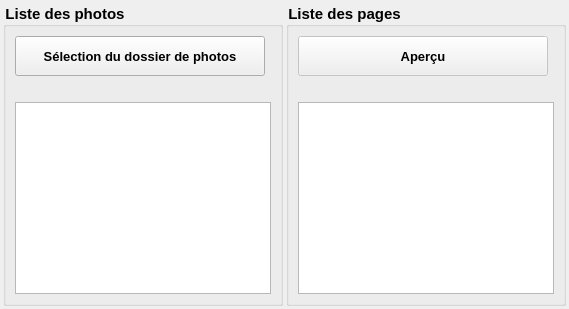
       <widget class="QFrame" name="fListPhotos">
        <layout class="QGridLayout" name="gridLayout_4">
         <property name="leftMargin">
          <number>3</number>
         </property>
         <property name="topMargin">
          <number>3</number>
         </property>
         <property name="rightMargin">
          <number>3</number>
         </property>
         <property name="bottomMargin">
          <number>3</number>
         </property>
         <property name="spacing">
          <number>3</number>
         </property>
         <item row="0" column="1">
          <widget class="QGroupBox" name="gbPages">
           <property name="styleSheet">
            <string notr="true">
QGroupBox
{
	color : black;

	font-style: normal;
	font-size: 11pt;
	font-weight: bold;
}
</string>
           </property>
           <property name="title">
            <string>Liste des pages</string>
           </property>
           <layout class="QGridLayout" name="gridLayout_6">
            <item row="0" column="0">
             <widget class="QPushButton" name="pbPreview">
              <property name="enabled">
               <bool>false</bool>
              </property>
              <property name="minimumSize">
               <size>
                <width>200</width>
                <height>40</height>
               </size>
              </property>
              <property name="maximumSize">
               <size>
                <width>250</width>
                <height>40</height>
               </size>
              </property>
              <property name="styleSheet">
               <string notr="true">QPushButton
{
	color : black;

	font-style: normal;
	font-size: 10pt;
	font-weight: bold;
}
</string>
              </property>
              <property name="text">
               <string>Aperçu</string>
              </property>
             </widget>
            </item>
            <item row="2" column="0">
             <widget class="QListWidget" name="lwPages">
              <property name="minimumSize">
               <size>
                <width>0</width>
                <height>50</height>
               </size>
              </property>
              <property name="maximumSize">
               <size>
                <width>10000</width>
                <height>16777215</height>
               </size>
              </property>
             </widget>
            </item>
            <item row="1" column="0">
             <widget class="QLabel" name="laWhite1">
              <property name="text">
               <string/>
              </property>
             </widget>
            </item>
           </layout>
          </widget>
         </item>
         <item row="0" column="0">
          <widget class="QGroupBox" name="gbListPhotos">
           <property name="styleSheet">
            <string notr="true">
QGroupBox
{
	color : black;

	font-style: normal;
	font-size: 11pt;
	font-weight: bold;
}
</string>
           </property>
           <property name="title">
            <string>Liste des photos</string>
           </property>
           <layout class="QGridLayout" name="gridLayout_5">
            <item row="4" column="0">
             <widget class="QListWidget" name="lwPhotos">
              <property name="minimumSize">
               <size>
                <width>0</width>
                <height>50</height>
               </size>
              </property>
              <property name="maximumSize">
               <size>
                <width>10000</width>
                <height>16777215</height>
               </size>
              </property>
             </widget>
            </item>
            <item row="2" column="0">
             <widget class="QPushButton" name="pbSelectPhotos">
              <property name="minimumSize">
               <size>
                <width>0</width>
                <height>40</height>
               </size>
              </property>
              <property name="maximumSize">
               <size>
                <width>250</width>
                <height>40</height>
               </size>
              </property>
              <property name="styleSheet">
               <string notr="true">/*
QPushButton {
    border: 1px solid #8f8f91;
    border-radius: 6px;
    background-color: qlineargradient(x1: 0, y1: 0, x2: 0, y2: 1,
                                      stop: 0 #f6f7fa, stop: 1 #dadbde);
    min-width: 80px;
}

QPushButton:pressed {
    background-color: qlineargradient(x1: 0, y1: 0, x2: 0, y2: 1,
                                      stop: 0 #dadbde, stop: 1 #f6f7fa);
}

QPushButton:flat {
    border: none; 
}

QPushButton:default {
    border-color: navy; 
}
*/




QPushButton
{
	color : black;

	font-style: normal;
	font-size: 10pt;
	font-weight: bold;
}

</string>
              </property>
              <property name="text">
               <string>Sélection du dossier de photos</string>
              </property>
             </widget>
            </item>
            <item row="3" column="0">
             <widget class="QLabel" name="laPhotosDir">
              <property name="maximumSize">
               <size>
                <width>500</width>
                <height>16777215</height>
               </size>
              </property>
              <property name="text">
               <string/>
              </property>
             </widget>
            </item>
           </layout>
          </widget>
         </item>
        </layout>
       </widget>
